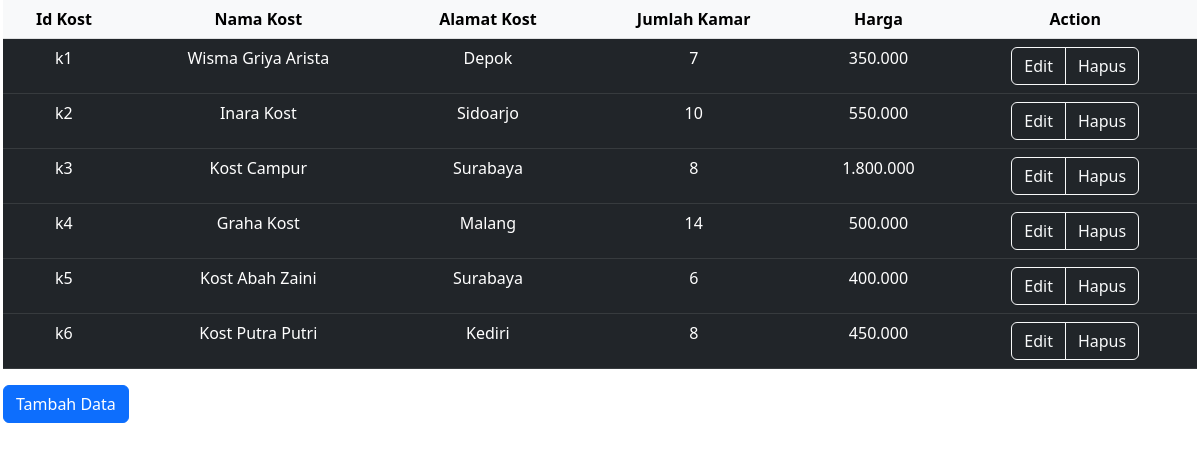
The page /pages/admin/frame/dataKost.php on the database as committed earlier.
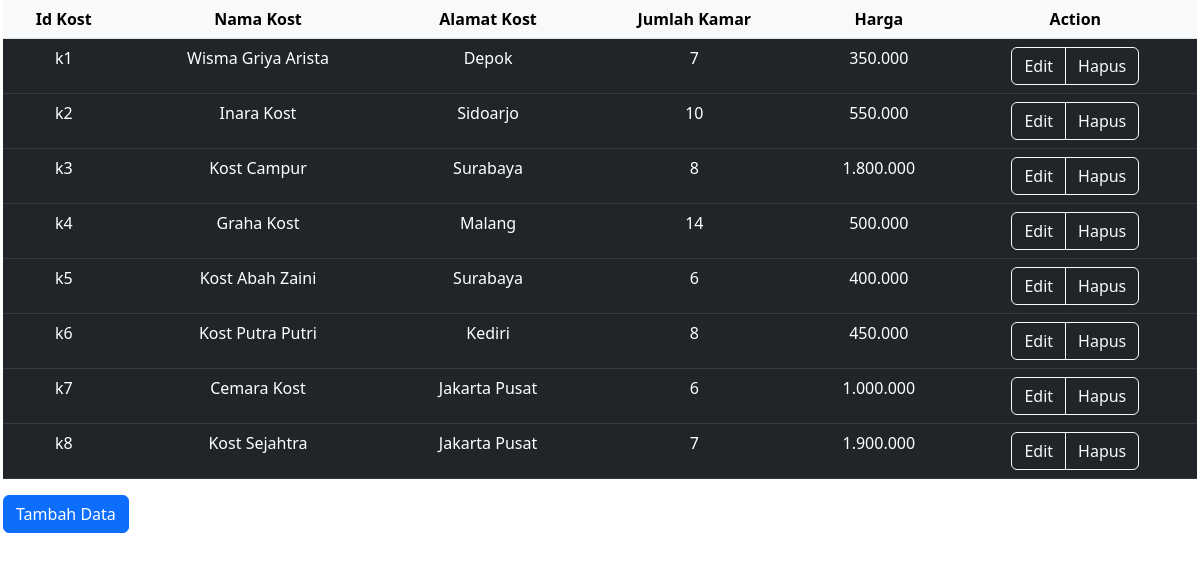
The same page on the database as committed later.
### tables this page shows
CREATE TABLE `kost` (
  `id_kost` varchar(5) NOT NULL,
  `nama` varchar(20) NOT NULL,
  `alamat` varchar(30) NOT NULL,
  `jumlah_kamar` int(3) NOT NULL,
  `harga_sewa` int(10) NOT NULL,
  `gambar` varchar(50) NOT NULL
);

### pages/admin/frame/dataKost.php (the view, shortened to what this page needs)
<?php
include '../../../conf/koneksi.php';
?>
<head>
    <link href="https://cdn.jsdelivr.net/npm/bootstrap@5.3.0-alpha3/dist/css/bootstrap.min.css" rel="stylesheet" />
</head>
<body style="margin: 0 3px;">
    <table class="table table-dark table-hover">
        <thead class="table-light">
            <tr align="center">
                <th scope="col">Id Kost</th>
                <th scope="col">Nama Kost</th>
                <th scope="col">Alamat Kost</th>
                <th scope="col">Jumlah Kamar</th>
                <th scope="col">Harga</th>
                <th scope="col">Action</th>
            </tr>
        </thead>
        <tbody>
            <?php
            $query = mysqli_query($conn, "SELECT * FROM kost");
            while ($row = mysqli_fetch_array($query)) {
                $harga = $row['harga_sewa'] == 0 ? '' : number_format($row['harga_sewa'], 0, ',', '.');
                echo "<tr align='center'>
                    <td>" . $row['id_kost'] . "</td>
                    <td>" . $row['nama'] . "</td>
                    <td>" . $row['alamat'] . "</td>
                    <td>" . $row['jumlah_kamar'] . "</td>
                    <td>" . $harga . "</td>
                    <td><div class='btn-group' role='group' aria-label='Basic outlined example'>
                    <a class='btn btn-outline-light' href='editKost.php?id=$row[id_kost]'>Edit</a>
                    <a class='btn btn-outline-light' href='?id=$row[id_kost]'>Hapus</a>
                    </div></td>
                </tr>";
            } ?>
        </tbody>
    </table>
    <button type="button" class="btn btn-primary" data-bs-toggle="modal" data-bs-target="#exampleModal">
        Tambah Data
    </button>
</body>

Rows that differ between the two databases and show on the page:
added kost: id_kost "k7", nama "Cemara Kost", alamat "Jakarta Pusat", jumlah_kamar "6", harga_sewa "1.000.000"
added kost: id_kost "k8", nama "Kost Sejahtra", alamat "Jakarta Pusat", jumlah_kamar "7", harga_sewa "1.900.000"
